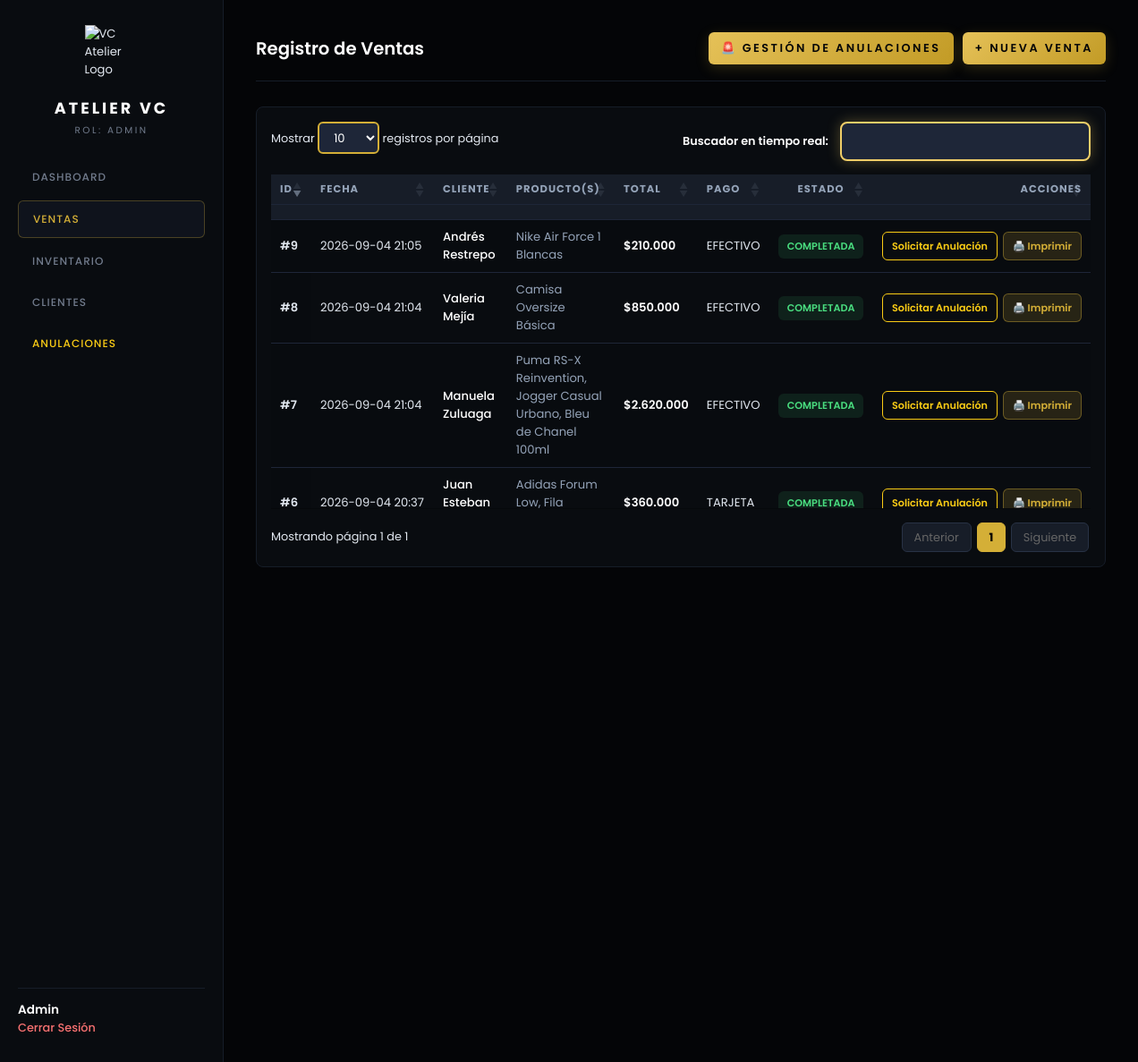
/ventas (signed in), run on the app's committed database.
### config/models.py (models this page shows)
class Venta(Base):
    __tablename__ = "ventas"
    id = Column(Integer, primary_key=True, index=True)
    cliente_id = Column(Integer, ForeignKey("clientes.id"), nullable=True)
    usuario_id = Column(Integer, ForeignKey("usuarios.id"), nullable=False)
    total = Column(Float, nullable=False)
    metodo_pago = Column(String(50), nullable=False)
    estado = Column(String(30), default="COMPLETADA")  # "COMPLETADA", "SOLICITADA_ANULACION", "ANULADA"
    motivo_anulacion = Column(Text, nullable=True)
    anulado_por_id = Column(Integer, ForeignKey("usuarios.id"), nullable=True)
    fecha_anulacion = Column(DateTime, nullable=True)
    fecha_venta = Column(DateTime, default=datetime.utcnow)
    cliente = relationship("Cliente", back_populates="ventas")
    usuario_registro = relationship("Usuario", foreign_keys=[usuario_id])
    usuario_anulo = relationship("Usuario", foreign_keys=[anulado_por_id])
    detalles = relationship("DetalleVenta", back_populates="venta", cascade="all, delete-orphan")

class Cliente(Base):
    __tablename__ = "clientes"
    id = Column(Integer, primary_key=True, index=True)
    nombre = Column(String(100), nullable=False)
    documento = Column(String(20), unique=True, nullable=True)
    telefono = Column(String(20), nullable=True)
    email = Column(String(100), nullable=True)
    ciudad = Column(String(50), nullable=True)
    direccion = Column(String(150), nullable=True)
    notas = Column(Text, nullable=True)
    creado_en = Column(DateTime, default=datetime.utcnow)
    ventas = relationship("Venta", back_populates="cliente")

### main.py (the view)
@app.get("/ventas", response_class=HTMLResponse)
async def listar_ventas(request: Request, db: Session = Depends(get_db)):
    user = get_current_user(request)
    if not user:
        return RedirectResponse(url="/login", status_code=status.HTTP_303_SEE_OTHER)
    ventas = db.query(Venta).order_by(Venta.fecha_venta.desc()).all()
    return templates.TemplateResponse(
        request=request,
        name="ventas.html",
        context={"user": user, "ventas": ventas, "filtro": "todas", "active_page": "ventas"}
    )

### templates/ventas.html (shortened to what this page needs)
{% extends "base.html" %}
{% block extra_head %}
<link rel="stylesheet" href="https://cdn.datatables.net/1.13.6/css/jquery.dataTables.min.css">
{% endblock %}
{% block content %}
<div class="page-header">
    <h2 style="color: #FFFFFF; font-weight: 600;">Registro de Ventas</h2>
    <div style="display: flex; gap: 10px; flex-wrap: wrap; align-items: center;">
        {% if user.rol == 'ADMIN' %}
        <a href="/ventas/anulaciones" class="btn-gold" style="text-decoration: none; background: linear-gradient(135deg, #3B82F6 0%, #1D4ED8 100%); color: #FFF; width: auto; display: inline-flex; align-items: center; justify-content: center; text-align: center; padding: 0 16px; height: 38px; border-radius: 6px; font-weight: 600; font-size: 0.85rem;">
            🚨 Gestión de Anulaciones
        </a>
        {% endif %}
        <a href="/ventas/nueva" class="btn-gold" style="text-decoration: none; width: auto; display: inline-flex; align-items: center; justify-content: center; text-align: center; padding: 0 16px; height: 38px; border-radius: 6px; font-weight: 600; font-size: 0.85rem;">+ Nueva Venta</a>
    </div>
</div>
<div style="background-color: #090C10; border: 1px solid #161D28; border-radius: 8px; padding: 16px;">
    <table id="tablaVentas" class="display" style="width: 100%; color: #E2E8F0; font-size: 0.8rem; border-collapse: collapse;">
        <thead>
            <tr style="background-color: #171D28; border-bottom: 1px solid #161D28; color: #94A3B8; text-transform: uppercase; font-size: 0.7rem; letter-spacing: 1px;">
                <th style="padding: 12px 14px;">ID</th>
                <th style="padding: 12px 14px;">Fecha</th>
                <th style="padding: 12px 14px;">Cliente</th>
                <th style="padding: 12px 14px;">Producto(s)</th>
                <th style="padding: 12px 14px;">Total</th>
                <th style="padding: 12px 14px;">Pago</th>
                <th style="padding: 12px 14px; text-align: center;">Estado</th>
                <th style="padding: 12px 14px; text-align: right;">Acciones</th>
            </tr>
        </thead>
        <tbody>
            {% for v in ventas %}
            <tr style="border-bottom: 1px solid #161D28; vertical-align: middle;">
                <td style="padding: 12px 14px; font-weight: 600;">#{{ v.id }}</td>
                <td style="padding: 12px 14px; white-space: nowrap;">{{ v.fecha_venta.strftime('%Y-%m-%d %H:%M') }}</td>
                <td style="padding: 12px 14px; font-weight: 500; color: #FFFFFF;">{{ v.cliente.nombre if v.cliente else 'Cliente General' }}</td>
                <td style="padding: 12px 14px; color: #94A3B8; max-width: 200px;">
                    {% if v.detalles %}
                        {{ v.detalles | map(attribute='producto.nombre') | join(', ') }}
                    {% else %}
                        {{ v.productos_texto if v.productos_texto else 'N/A' }}
                    {% endif %}
                </td>
                <td style="padding: 12px 14px; font-weight: 600; color: #FFFFFF; white-space: nowrap;">${{ "{:,.0f}".format(v.total).replace(',', '.') }}</td>
                <td style="padding: 12px 14px; white-space: nowrap;">{{ v.metodo_pago }}</td>
                <td style="padding: 12px 14px; text-align: center; white-space: nowrap;">
                    {% if v.estado == 'COMPLETADA' %}
                        <span style="color: #4ADE80; background: rgba(74, 222, 128, 0.1); padding: 5px 10px; border-radius: 6px; font-size: 0.7rem; font-weight: 600; display: inline-block;">COMPLETADA</span>
                    {% elif v.estado == 'SOLICITADA_ANULACION' %}
                        <span style="color: #FACC15; background: rgba(250, 204, 21, 0.1); padding: 5px 10px; border-radius: 6px; font-size: 0.7rem; font-weight: 600; display: inline-block; line-height: 1.2; text-align: center;">ANULACIÓN<br>SOLICITADA</span>
                    {% else %}
                        <span style="color: #F87171; background: rgba(248, 113, 113, 0.1); padding: 5px 10px; border-radius: 6px; font-size: 0.7rem; font-weight: 600; display: inline-block;">ANULADA</span>
                    {% endif %}
                </td>
                <td style="padding: 12px 14px; text-align: right; white-space: nowrap;">
                    <div style="display: inline-flex; gap: 6px; align-items: center; justify-content: flex-end;">
                        {% if v.estado == 'COMPLETADA' %}
                            <form action="/ventas/{{ v.id }}/solicitar-anulacion" method="POST" style="margin: 0; display: inline;">
                                <button type="submit" style="background: transparent; border: 1px solid #FACC15; color: #FACC15; padding: 0 10px; height: 32px; border-radius: 6px; cursor: pointer; font-size: 0.7rem; font-weight: 600;">
                                    Solicitar Anulación
                                </button>
                            </form>
                        {% endif %}
                        <a href="/ventas/{{ v.id }}/factura" target="_blank" style="background: rgba(212, 175, 55, 0.15); color: #D4AF37; border: 1px solid rgba(212, 175, 55, 0.4); padding: 0 10px; height: 32px; border-radius: 6px; text-decoration: none; font-size: 0.7rem; font-weight: 600; display: inline-flex; align-items: center; gap: 4px;">
                            🖨️ Imprimir
                        </a>
                    </div>
                </td>
            </tr>
            {% endfor %}
        </tbody>
    </table>
</div>
{% endblock %}

### static/css/style.css (style rules this page uses)
* { box-sizing: border-box; margin: 0; padding: 0; font-family: 'Poppins', -apple-system, BlinkMacSystemFont, 'Segoe UI', Roboto, sans-serif; }
body { background-color: #040507 !important; color: #E2E8F0; min-height: 100vh; -webkit-font-smoothing: antialiased; font-size: 0.82rem !important; }
.btn-gold { width: 100%; height: 38px !important; background: linear-gradient(135deg, #E5C158 0%, #C29B26 100%) !important; color: #040507 !important; font-weight: 600; font-size: 0.75rem; letter-spacing: 2.5px; border: none !important; border-radius: 6px; padding: 0 16px !important; cursor: pointer; text-transform: uppercase; transition: all 0.25s ease; text-align: center; text-decoration: none; display: inline-flex; align-items: center; justify-content: center; box-shadow: 0 4px 15px rgba(212, 175, 55, 0.2); box-sizing: border-box !important; }
.page-header { display: flex; flex-direction: column; gap: 12px; margin-bottom: 28px; border-bottom: 1px solid #161D28; padding-bottom: 18px; }
div[style*="background-color"], div[style*="background:"], section { background-color: #090C10 !important; border-color: #161D28 !important; border-radius: 8px; }
.main-content, .app-layout, body, .login-container { background-color: #040507 !important; }
table.dataTable { border-collapse: collapse !important; }
table.dataTable.no-footer { border-bottom: 1px solid #161D28 !important; }
@media (min-width: 768px) { .page-header { flex-direction: row; justify-content: space-between; align-items: center; } }

### templates/base.html (style rules this page uses)
body { font-size: 0.82rem !important; background-color: #0b0f15; color: #E2E8F0; }
table { width: 100%; border-collapse: collapse; }
table th { padding: 8px 10px !important; font-size: 0.72rem !important; color: #94A3B8 !important; text-transform: uppercase; border-bottom: 1px solid #1E2638 !important; text-align: left; }
table td { padding: 9px 10px !important; font-size: 0.82rem !important; border-bottom: 1px solid #1E2638 !important; color: #E2E8F0; }
button:not(td button), .btn-gold { height: 36px !important; padding: 0 14px !important; font-size: 0.8rem !important; font-weight: 600; border-radius: 6px !important; display: inline-flex; align-items: center; justify-content: center; cursor: pointer; }

### data on the page
Venta: id "9", fecha_venta "2026-09-04 21:05", cliente "Andrés Restrepo", detalles|map "Nike Air Force 1 Blancas", total "210.000", metodo_pago "EFECTIVO", estado "COMPLETADA"
Venta: id "8", fecha_venta "2026-09-04 21:04", cliente "Valeria Mejía", detalles|map "Camisa Oversize Básica", total "850.000", metodo_pago "EFECTIVO", estado "COMPLETADA"
Venta: id "7", fecha_venta "2026-09-04 21:04", cliente "Manuela Zuluaga", detalles|map "Puma RS-X Reinvention, Jogger Casual Urbano, Bleu de Chanel 100ml", total "2.620.000", metodo_pago "EFECTIVO", estado "COMPLETADA"
Venta: id "6", fecha_venta "2026-09-04 20:37", cliente "Juan Esteban…", detalles|map "Adidas Forum Low, Fila…", total "360.000", metodo_pago "TARJETA", estado "COMPLETADA"

### other printed values
{{ user.rol }} "ADMIN"
{{ user.nombre }} "Admin"
